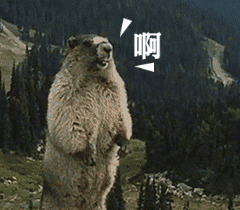
#> input picture MyPillow/pic.gif, 240 x 210 px
$ python gif_convert.py
#> lines starting #> are read from the running program, lines starting #| are printed output that depends on the picture
# -*- encoding: utf-8 -*-
"""
@File           : gif_convert.py
@Time           : 2019/12/31 8:51
@Author         : Flack
@Email          : opencoding@hotmail.com
@ide            : PyCharm
@project        : mytest
@description    : 描述
"""
import random
from PIL import Image, ImageSequence


def main():
    with Image.open('pic.gif') as im:
#> im is the input picture: PIL image 240x210 P; mean R, G, B 62.6, 64.4, 55.7
        frames = None
        if im.is_animated:
            frames = [f.copy() for f in ImageSequence.Iterator(im)]
#> frames = 39 items
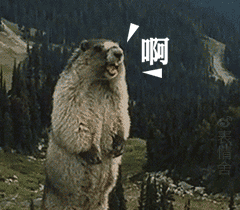
#> im: PIL image 240x210 RGB; mean R, G, B 61.5, 63.8, 55.5
            # 内置序列表倒序方法
            frames.reverse()

            # 鬼畜打乱gif动画效果
            # random.shuffle(frames)

            # 将倒序后的所有帧图像保存下来
            frames[0].save('pic_reverse.gif', save_all=True, append_images=frames[1:])


if __name__ == '__main__':
    main()
